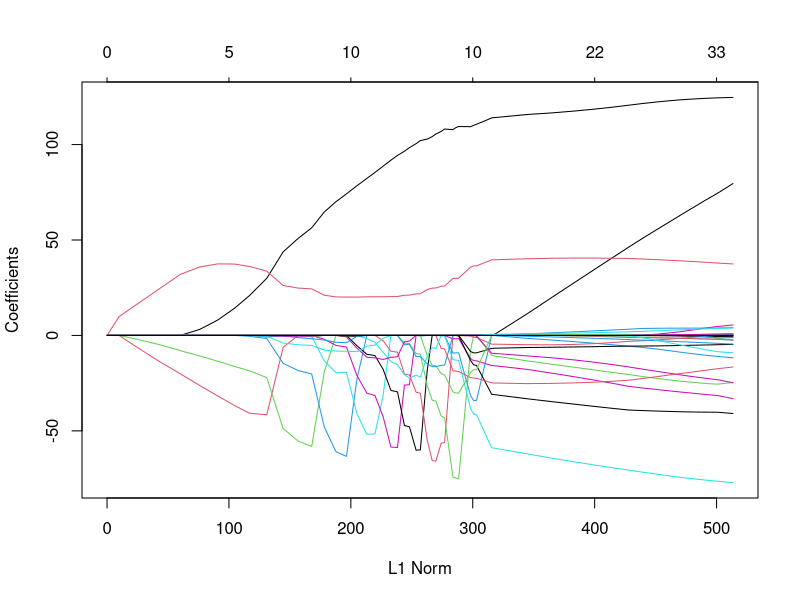
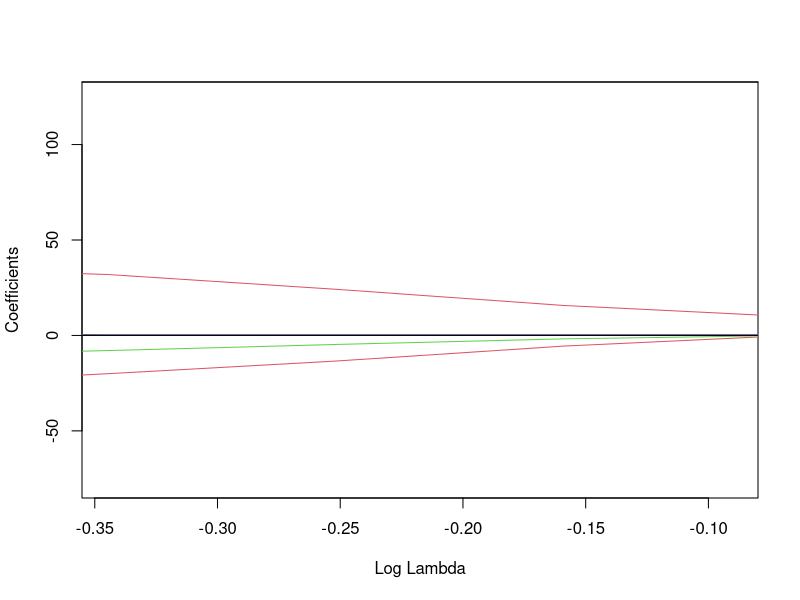
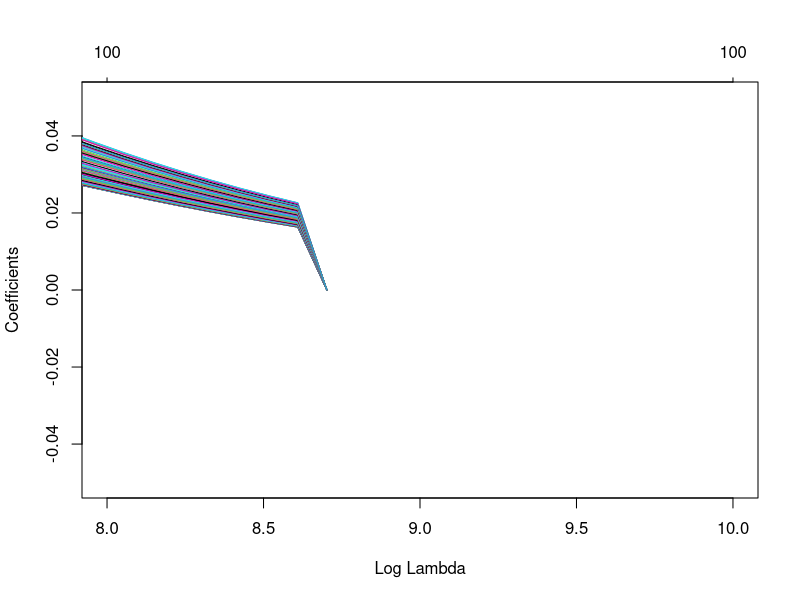
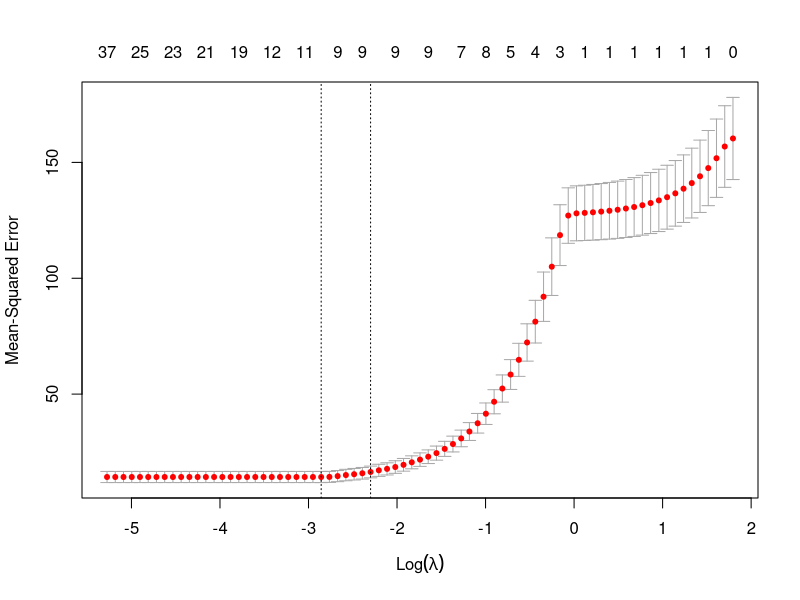
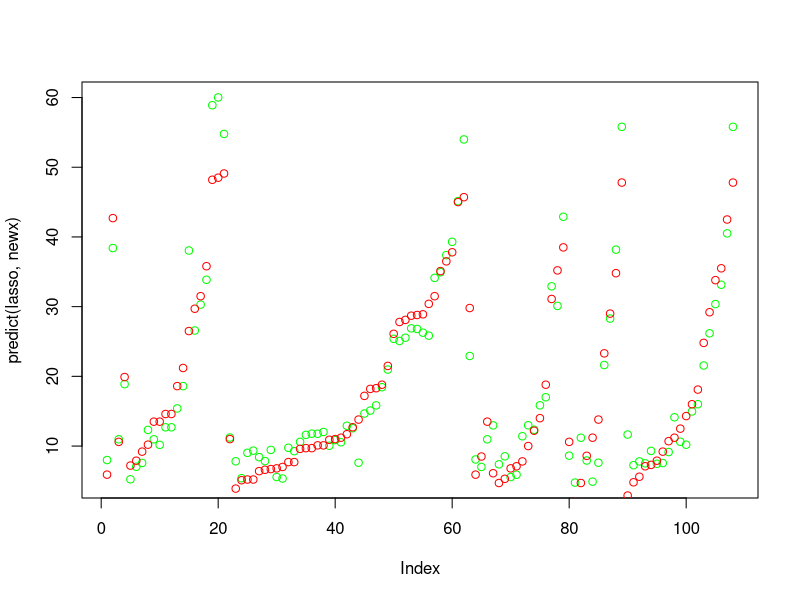

Here is the R script that generated these plots, in order:
install.packages("glmnet")
install.packages("ggplot2")
install.packages("dplyr")

data = read.csv("tecator.csv")
library(dplyr)

# Divide data randomly into train and test (50/50) by using the codes from the
# lectures

set.seed(12345)
n = nrow(data)
id = sample(1:n, floor(n*0.5))
relData = data.frame(data[c(2:102)])
train = relData[id, ]
test = relData[-id, ]

# 1. Assume that Fat can be modeled as a linear regression in which absorbance
# characteristics (Channels) are used as features. Report the underlying
# probabilistic model, fit the linear regression to the training data and estimate
# the training and test errors. Comment on the quality of fit and prediction and
# therefore on the quality of model.
fit = lm(Fat~., data=train)
summary(fit)

# Estimate training Mean Squared Error(MSE)
train_MSE = mean((train$Fat - (predict(fit, train)))^2)
print(paste("MSE train: ", train_MSE))

# Estimate test MSE
test_MSE = mean((test$Fat - (predict(fit, test)))^2)
print(paste("MSE test: ", test_MSE))

# Bad quality!

# 2.
library(glmnet)
x = as.matrix(train%>%select(-Fat))
y = as.matrix(train%>%select(Fat))
lasso = glmnet(x, y, family="gaussian", alpha = 1)

#lasso = cv.glmnet(x, y, family="gaussian", alpha = 1)
plot(lasso)

# Cost function squared error p.g.a. att vi kör gaussion.

coef(lasso)
# Linear regression model: Fat = -12 + 9,7 * Channel41
# Cost function: min theta = MSE + lambda * (12+9)

# 3.
library(caret)
x = as.matrix(train%>%select(-Fat))
y = as.matrix(train%>%select(Fat))
lasso = glmnet(x, y, family="gaussian", alpha = 1)


plot(lasso, xvar="lambda", label=TRUE, xlim=c(-0.345,-0.09))

print(lasso)

# 4.
x = as.matrix(train%>%select(-Fat))
y = as.matrix(train%>%select(Fat))
lasso = glmnet(x, y, family="gaussian", alpha = 0)


plot(lasso, xvar="lambda", label=TRUE, xlim=c(8,10), ylim=c(-0.05,0.05))

print(lasso)


# 5.
 #först här ska cv användas
lassoCV = cv.glmnet(x, y, family="gaussian", alpha=1)
plot(lassoCV)
coef(lassoCV, s="lambda.min")

log(lassoCV$lambda.min) #omptimal lambda
nice = lassoCV$lambda.min

lasso = glmnet(x, y, family="gaussian", alpha = 1, lambda = nice)

newx = as.matrix(test%>%select(-Fat))
newy = as.matrix(test%>%select(Fat))

plot(predict(lasso, newx), col = "green")
points(newy, col = "red")




